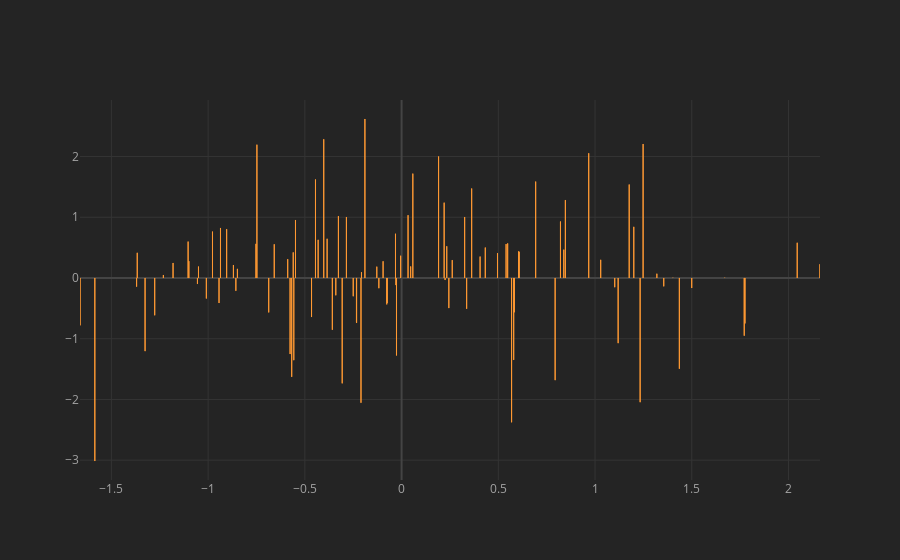

Notebook code cell kept with this figure:
### Code cell
# ploting bar graph of this dataframe
df.iplot(kind='bar', x='A', y='B', barmode='stack', bargap=0.5)
